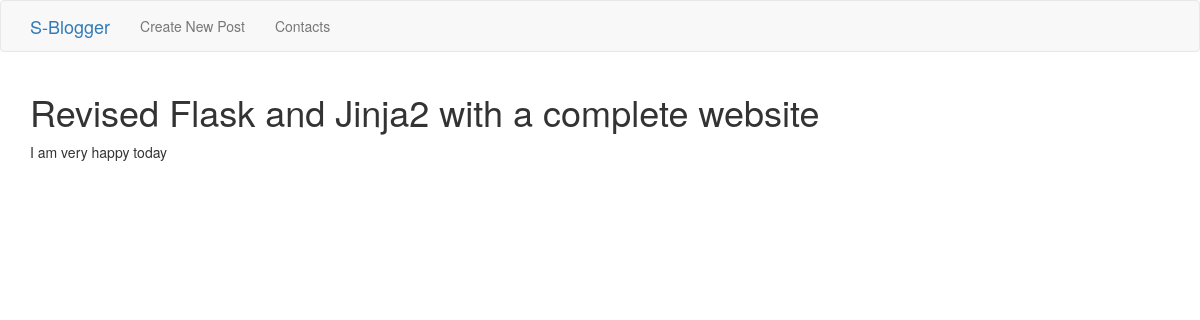
/post/10, run on the app's committed database.
### tables this page shows
CREATE TABLE "postsdb" (
	"id"	INTEGER PRIMARY KEY AUTOINCREMENT,
	"title"	TEXT,
	"content"	TEXT
);

### app.py (the view)
@app.route('/post/<int:post_id>')
def post(post_id):
    posts = get_all_posts()
    post = posts.get(post_id)
    if not post:
        return render_template('404.html', message=f"A post with id: {post_id} is not found")
    return render_template('post.html', post=post)

### context_manager_db.py (called while the page is built)
    def __enter__(self):
        self.connection = sqlite3.connect(self.host)
        return self.connection

    def __exit__(self, exc_type, exc_val, exc_tb):
        if exc_tb or exc_type or exc_val:
            self.connection.close()
        else:
            self.connection.commit()
            self.connection.close()

### database.py (called while the page is built)
def get_all_posts():
    with DatabaseConnection(database_file) as connection:
        cursor = connection.cursor()
        cursor.execute("SELECT * FROM postsdb")
        posts = {row[0]: {'id': row[0], 'title': row[1], 'content': row[2]} for row in cursor.fetchall()}
    return posts

### templates/post.html
{% extends 'base.jinja2' %}
{% block content %}
        <div class="container">
                <h1>{{ post['title'] }}</h1>
                <p>{{ post['content'] }}</p>
        </div>
{% endblock %}

### data on the page
postsdb: title "Revised Flask and Jinja2 with a complete website", content "I am very happy today"
